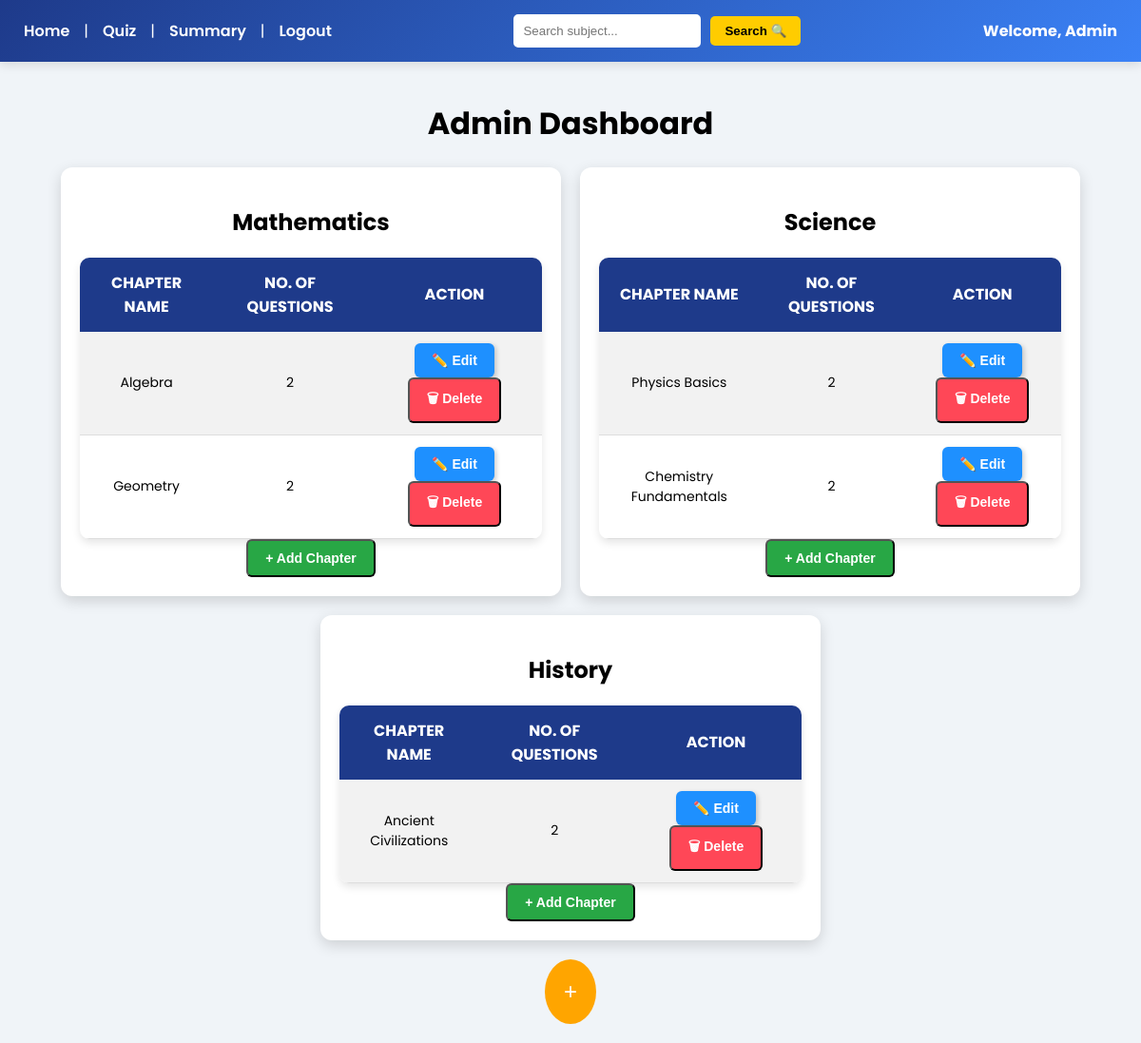
Page /admin_dashboard (signed in) on the earlier database version.
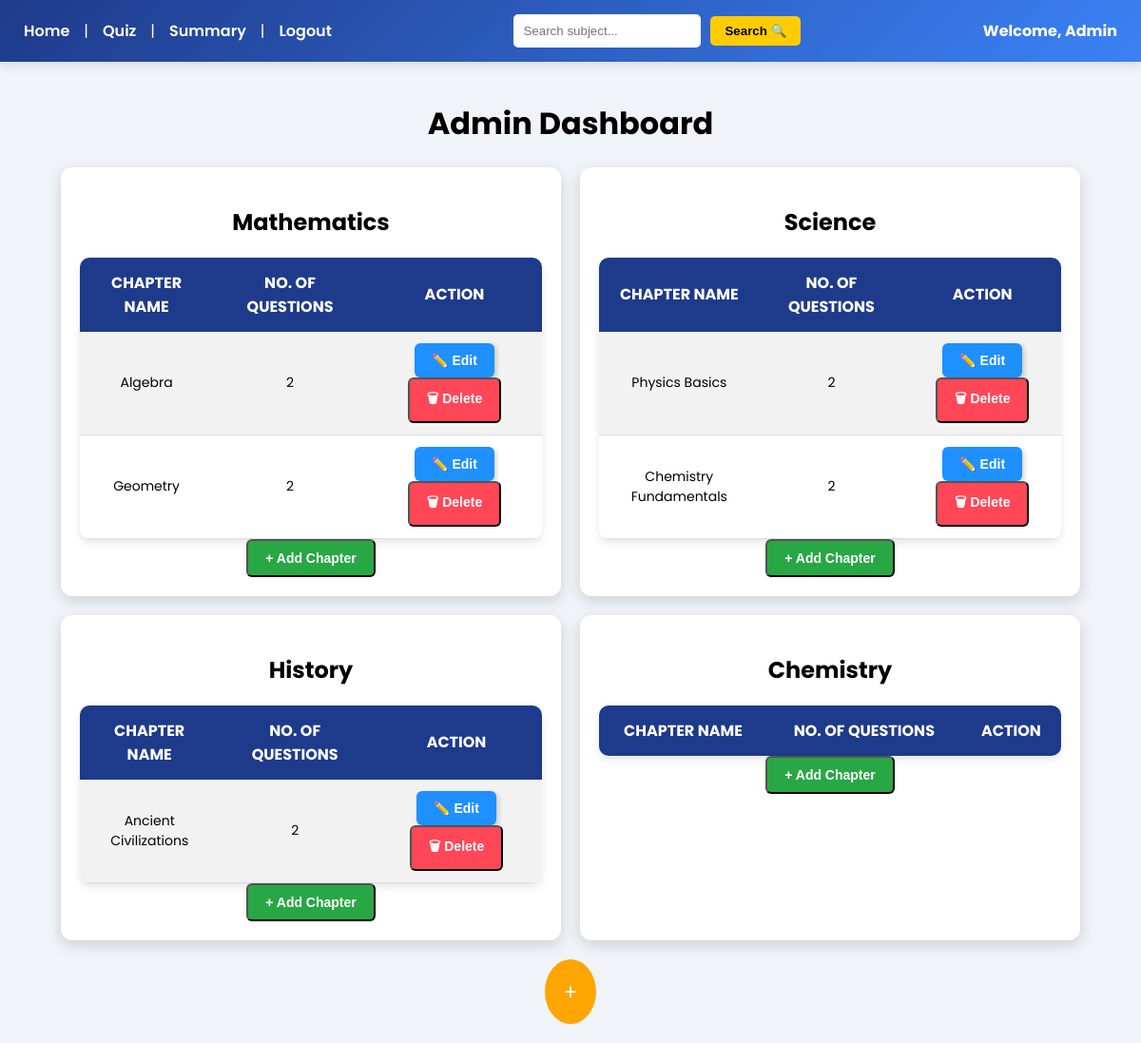
Same page on the later database version.
### model.py (models this page shows, shortened)
class Subject(db.Model):
    id = db.Column(db.Integer, primary_key=True)
    name = db.Column(db.String(200), nullable=False)
    description = db.Column(db.Text, nullable=True)

class Chapter(db.Model):
    id = db.Column(db.Integer, primary_key=True)
    subject_id = db.Column(db.Integer, db.ForeignKey('subject.id'), nullable=False)
    name = db.Column(db.String(200), nullable=False)
    description = db.Column(db.Text, nullable=True)
    subject = db.relationship('Subject', backref=db.backref('chapters', lazy=True))

### app.py (the view)
@app.route('/admin_dashboard')
def admin_dashboard():
    if 'user_id' not in session or not session.get('is_admin'):
        flash('Access denied! Admins only.', 'danger')
        return redirect(url_for('login'))
    subjects = Subject.query.all()
    subjects_with_chapters = []
    for subject in subjects:
        chapters = []
        for chapter in subject.chapters:
            question_count = Question.query.filter_by(quiz_id=chapter.id).count()
            chapters.append({
                'id': chapter.id,
                'name': chapter.name,
                'question_count': question_count
            })
        subjects_with_chapters.append({
            'id': subject.id,
            'name': subject.name,
            'chapters': chapters
        })
    return render_template('admin.html', subjects=subjects_with_chapters)

### templates/admin.html (shortened to what this page needs)
<!DOCTYPE html>
<html lang="en">
<head>
    <link rel="stylesheet" href="{{ url_for('static', filename='admin.css') }}">
</head>
<body>
    <div class="header">
        <div class="nav-links">
            <a href="{{ url_for('admin_dashboard') }}">Home</a> |
            <a href="{{ url_for('quiz_management') }}">Quiz</a> |
            <a href="{{ url_for('admin_summary') }}">Summary</a> |
            <a href="{{ url_for('logout') }}">Logout</a>
        </div>
        <div class="search-box">
            <input type="text" id="searchInput" placeholder="Search subject...">
            <button onclick="searchSubjects()">Search 🔍</button>
        </div>
        <div class="admin-welcome">
            Welcome, Admin
        </div>
    </div>
    <div class="dashboard-container">
        <h1>Admin Dashboard</h1>
        <div class="subjects-container">
            {% for subject in subjects %}
            <div class="subject-card">
                <h2>{{ subject.name }}</h2>
                <table>
                    <tr>
                        <th>Chapter Name</th>
                        <th>No. of Questions</th>
                        <th>Action</th>
                    </tr>
                    {% for chapter in subject.chapters %}
                    <tr>
                        <td>{{ chapter.name }}</td>
                        <td>{{ chapter.question_count }}</td>
                        <td>
                            <button class="edit-btn" onclick="openEditModal({{ chapter.id }}, '{{ chapter.name }}', '{{ chapter.description }}')">✏️ Edit</button>
                            <form action="{{ url_for('delete_chapter', chapter_id=chapter.id) }}" method="POST" style="display:inline;">
                                <button type="submit" class="delete-btn" onclick="return confirm('Are you sure you want to delete this chapter?');">🗑 Delete</button>
                            </form>
                        </td>
                    </tr>
                    {% endfor %}
                </table>
                <a href="{{ url_for('new_chap', sub_id=subject.id) }}">
                    <button class="add-chapter">+ Add Chapter</button>
                </a>
            </div>
            {% endfor %}
        </div>
        <div class="add-subject">
            <a href="{{ url_for('new_sub') }}">
                <button class="add-subject-btn">+</button>
            </a>
        </div>
    </div>
</body>
</html>

Differences in the rows shown:
added Subject: name "Chemistry"
